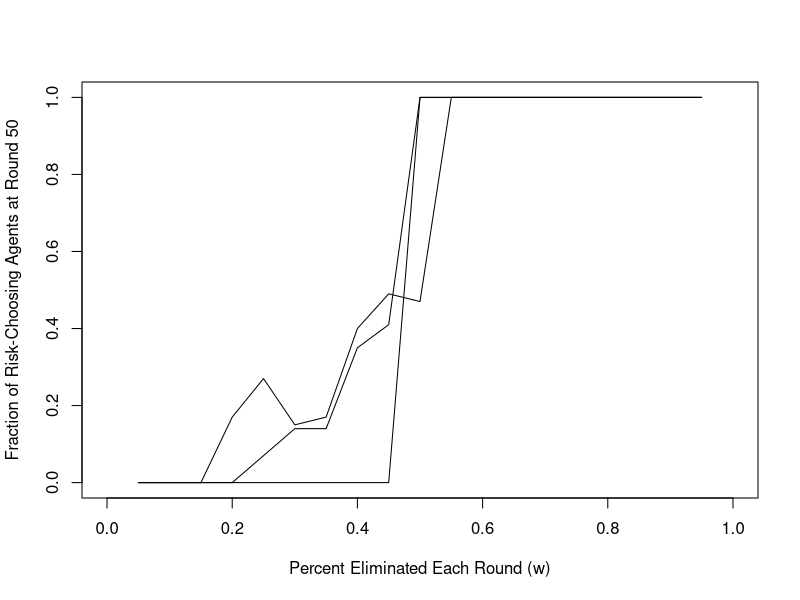
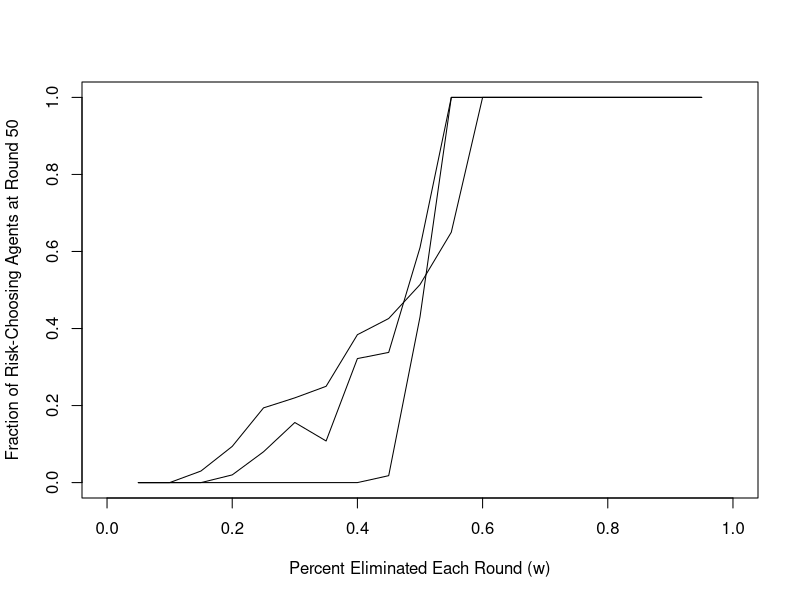
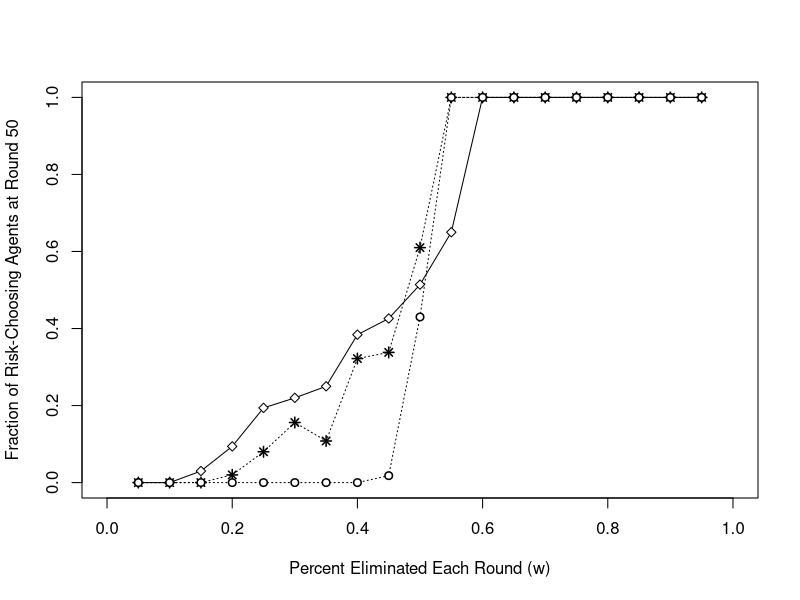

The R script that drew these images, in order:
#Model Replication
#Adaptation as Information Restriction
#Jerker Denrell, James G. March, 2001

#Created by James Paine
#15.879 - Simulation Models in Social and Behavioral Sciences
#February 22, 2019


#####PART 3 - COMPETITIVE SURVIVAL WITHOUT COMPETENCY BUILDING#####

###System Parameters

#Expectation of the 'risky' or 'new' alternative
X = 10
#Standard deviation of the 'risky' or 'new' alternative
S = 10

#Expectation of the 'certain' alternative
Y = 10

###Simulation Paramters
replications = 5
firms = 2
periods = 50
agents = 100
RiskyFract = 0.5

#See page 529 for descriptions of each reproduction mechanism
#  1 = Uniformly random
#  2 = proportional to number of surviving firms
#  3 = proportional to total performance of surviving firms
#  4 = proportional to average performance of surviving firms
ReproductionMechanism = 2

#Set to FALSE to match the paper
#Do the surviving firms keep their previous performance round-by-round?
CummulativePerformance = FALSE

#Display full iteration details - adds time, only use for small replications
fulldetail = 0

#Create arrays to range over for later plotting
W = seq(from = .05, to = 0.95, by = ((0.95-0.05)/18))
H = c(0.3,0.5,1)


#t = time period (note, the paper is indexed relative to t=0, but here it's relative to t=1)
#w = fraction of the population eliminated each time period
#h = affects the sensitivity of reproduction to the aggregate performance of a type (see page 529)

#Create a data frame to keep track of the performance of each firm
PerfList = data.frame(matrix(NA, ncol =4, nrow = agents), stringsAsFactors = FALSE)
colnames(PerfList) = c("Agent","Type","Performance","Rank")

#Create an array to keep track of the fraction of X (or 1) type firms at the end of each run
FractX = array(data=NA, dim=c(length(W),length(H), replications))

t=1
n = 1
w = 0.3
h = 0.3
sens = 1
elim = 1

starttime = proc.time()

for (rep in 1:replications) {
  
  if (fulldetail != 1) {
    cat("\014")
    print(paste0("Replication ",rep," of ", replications))
    print(paste0("Elapsed time since last replication: ",(proc.time() - starttime)[3]))
    print(paste0("Avg Replication time: ",(proc.time() - starttime)[3]/rep," per replication"))
    print(paste0("Est Time Remaining: ",((proc.time() - starttime)[3]/rep)*(replications-rep)))
    
    
  }
  
  for (sens in 1: length(H)) {
  
    h = H[sens]
    
    for (elim in 1:length(W)) { #step through each elimination percentage w
    
      w = W[elim]
      
      #Initialize the data matrix for firm performance of each firm type
      PerfList$Agent = seq.int(1,agents)
      PerfList$Performance = 0
      PerfList$Type = append(rep(1,round(RiskyFract*agents)),rep(2,agents-round(RiskyFract*agents)))
      
      #Get the number of frims to elminate each round based on the value of w
      kills = round(w*nrow(PerfList))
      
      for (t in 1:(periods+1)) {
        
        if (fulldetail == 1) {
          cat("\014")
          print(paste0("Replication ",rep," of ", replications))
          print(paste0("h value: ", h))
          print(paste0("w value: ", w))
          print(paste0("Time Period: ", (t-1), " of ", periods))
        }  
          
        for (n in 1:agents) {
          
          #Determine the firm performance based on its type
          
          
          if (CummulativePerformance == TRUE) {
            CummPerf = 1  
          } else{
            CummPerf = 0
          }
          
          if (PerfList$Type[n] == 1) {
            PerfList$Performance[n] = (CummPerf*PerfList$Performance[n]) + rnorm(1, mean = X, sd = S)
          }
          
          if (PerfList$Type[n] == 2) {
            PerfList$Performance[n] = (CummPerf*PerfList$Performance[n]) + Y
          }
          
        } #next agent n
       
        #Order based on performance from worst to best
        PerfList$Rank = rank(PerfList$"Performance",ties.method = "random")
        PerfList = PerfList[order(PerfList$"Rank"),]
        
        SurviveList = PerfList[(kills+1):agents,]
      
        #Determine the various performance factors for the survivors that affect reproduction
        
        T1 = sum((SurviveList$Type == 1)*SurviveList$Performance)
        T2 = sum((SurviveList$Type == 2)*SurviveList$Performance)
        
        N1 = sum((SurviveList$Type == 1))
        N2 = sum((SurviveList$Type == 2))
        
        t
        
        A1 = T1/N1
        A2 = T2/N2
        
        #Define reproduction probability based on user choices
        
        if (ReproductionMechanism == 1) { #uniformly random replacement
          r1 = 1/firms
        } else {  #replacements proportional to the ammount/performance of firms
          
          #Avoid erroneous rates when one population is totally eliminated
          if (N1 == 0) {
            r1 = 0
          } else if (N2 == 0) {
            r1 = 1
          } else {
            
            if (ReproductionMechanism == 2) {
              r1 = N1^h/(N1^h+N2^h)
            } else if (ReproductionMechanism ==3) {
              r1 = T1^h/(T1^h+T2^h)   
            } else if (ReproductionMechanism ==4) {
              r1 = A1^h/(A1^h+A2^h)
            }
            
          }
        } 
        
        #Generate new firms based on the reproduction probabilities  
        NewTypes = sample(c(1:2),kills,replace=TRUE,prob=c(r1,1-r1))
        
        #Record the new firm types
        PerfList[1:kills,]$Type = NewTypes
        #Reset the new firms performance to 0
        PerfList[1:kills,]$Performance = 0
        
      } # Next time period t
      
      FractX[elim,sens,rep] = sum(PerfList$Type == 1)/agents
      
    
    } # next elimination percentage w  
  
  } # next sensitivity factor h

} # next replication

endtime = proc.time()

ElaspedTime = endtime-starttime
ElaspedTime

#Average each replication and determine the standard deviation
FractX_avg = apply(FractX, c(1,2), mean)
FractX_sd = apply(FractX, c(1,2), sd)

rep=1
matplot(W,FractX[,,rep], typ = "l", pch=4, col = "black", lwd=1, lty =1,
        xlim=c(0,1), ylim=c(0,1),
        xlab = "Percent Eliminated Each Round (w)", ylab = "Fraction of Risk-Choosing Agents at Round 50"
)


matplot(W,FractX_avg, typ = "l", pch=4, col = "black", lwd=1, lty =1,
        xlim=c(0,1), ylim=c(0,1),
        xlab = "Percent Eliminated Each Round (w)", ylab = "Fraction of Risk-Choosing Agents at Round 50"
)


##Plot of Figure 3 on page 530

plot(W,FractX_avg[,1], typ = "l", col = "black", lwd=1, lty =1,
        xlim=c(0,1), ylim=c(0,1),
        xlab = "Percent Eliminated Each Round (w)", ylab = "Fraction of Risk-Choosing Agents at Round 50")
    points(W,FractX_avg[,1], typ = "p", pch=23, lwd=1, bg = "white")
    lines(W,FractX_avg[,2], type = "l", col = "black", lwd=1, lty = 3)
    points(W,FractX_avg[,2], typ = "p", pch=8, lwd=1.5)
    lines(W,FractX_avg[,3], type = "l", col = "black", lwd=1, lty = 3)
    points(W,FractX_avg[,3], typ = "p", pch=21, lwd=1.5, bg = "white")
    #text(c(0.25,0.38,0.5),c(0.28,0.13,0.08),paste("h = ", H), cex = .75)
    
    
